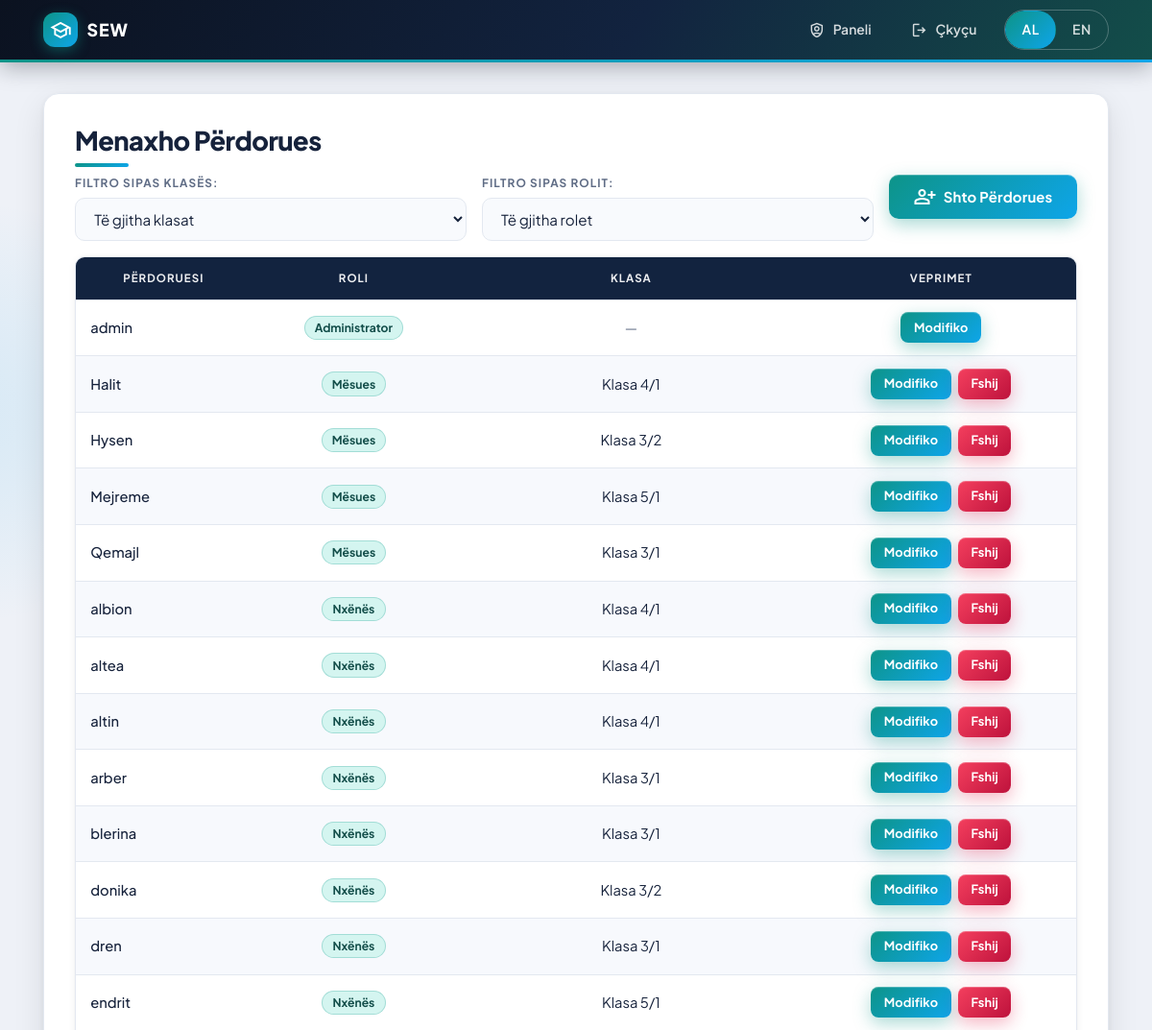
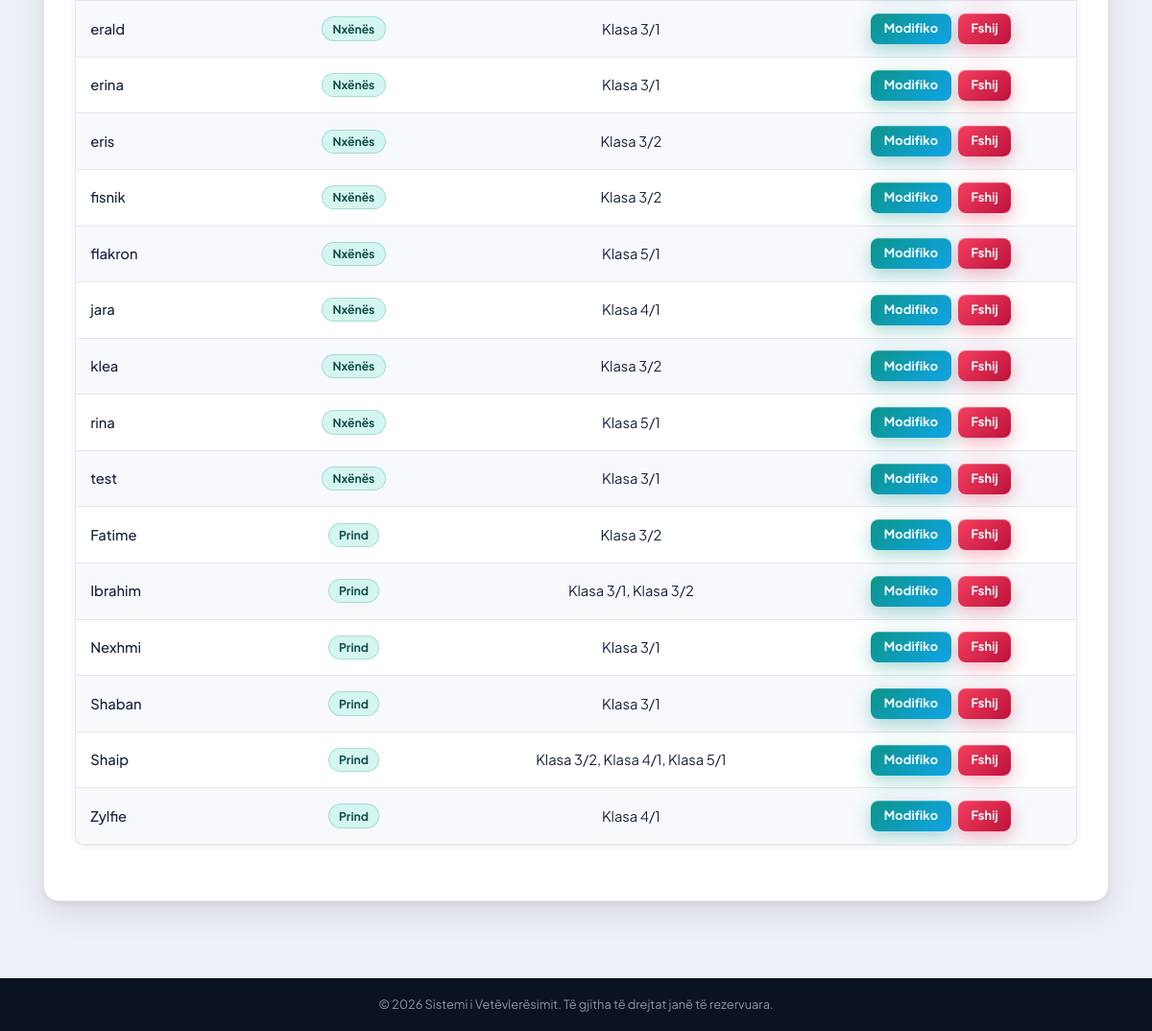
The page /manage_users.php (signed in) on the database its author committed (2 pictures, top to bottom).
### tables this page shows
CREATE TABLE `users` (
  `user_id` int(11) NOT NULL AUTO_INCREMENT,
  `username` varchar(50) NOT NULL,
  `password` varchar(255) NOT NULL,
  `role` enum('admin','teacher','student','parent') NOT NULL,
  `created_at` timestamp NOT NULL DEFAULT current_timestamp(),
  PRIMARY KEY (`user_id`),
  UNIQUE KEY `username` (`username`)
);

### includes/auth.php (called while the page is built, shortened)
<?php
require_once __DIR__ . '/lang.php';
function current_user_id(): int
{
    return (int) $_SESSION['user_id'];
}
function e($value): string
{
    return htmlspecialchars((string) $value, ENT_QUOTES, 'UTF-8');
}

### manage_users.php (the view, shortened to what this page needs)
<?php
require_once __DIR__ . '/includes/layout.php';
$roles_shqip = [
    'admin' => t('role.admin'),
    'teacher' => t('role.teacher'),
    'student' => t('role.student'),
    'parent' => t('role.parent'),
];
$sql = "SELECT u.user_id, u.username, u.role,
               GROUP_CONCAT(DISTINCT c.class_name ORDER BY c.class_name SEPARATOR ', ') AS class_names
        FROM users u
        LEFT JOIN teacher_class tc ON u.user_id = tc.teacher_id
        LEFT JOIN student_class sc ON u.user_id = sc.student_id
        LEFT JOIN parent_student ps ON u.user_id = ps.parent_id
        LEFT JOIN student_class sc2 ON ps.student_id = sc2.student_id
        LEFT JOIN classes c ON c.class_id = COALESCE(tc.class_id, sc.class_id, sc2.class_id)";
$sql .= " GROUP BY u.user_id ORDER BY FIELD(u.role, 'admin', 'teacher', 'student', 'parent'), u.username";
$stmt = $conn->prepare($sql);
$stmt->execute();
$users_result = $stmt->get_result();
?>
<div class="card">
    <h1><?= e(t('admin.users')) ?></h1>
    <form method="GET" style="flex-direction: row; flex-wrap: wrap; align-items: flex-end; gap: 1rem;">
        <div class="form-row" style="flex: 1; min-width: 160px;">
            <label for="class_id"><?= e(t('users.filter_class')) ?></label>
            <select name="class_id" id="class_id" onchange="this.form.submit()">
                <option value=""><?= e(t('users.all_classes')) ?></option>
            </select>
        </div>
        <div class="form-row" style="flex: 1; min-width: 160px;">
            <label for="role"><?= e(t('users.filter_role')) ?></label>
            <select name="role" id="role" onchange="this.form.submit()">
                <option value=""><?= e(t('users.all_roles')) ?></option>
            </select>
        </div>
        <a class="btn" href="add_users.php" style="text-decoration: none;">
            <span class="material-symbols-outlined">person_add</span> <?= e(t('users.add')) ?>
        </a>
    </form>
    <div class="table-responsive">
        <table class="admin-table">
            <thead>
                <tr>
                    <th><?= e(t('users.user')) ?></th>
                    <th><?= e(t('users.role')) ?></th>
                    <th><?= e(t('users.class')) ?></th>
                    <th><?= e(t('users.actions')) ?></th>
                </tr>
            </thead>
            <tbody>
                <?php while ($user = $users_result->fetch_assoc()): ?>
                    <tr>
                        <td style="text-align: left; font-weight: 500;"><?= e($user['username']) ?></td>
                        <td><span class="role-badge"><?= e($roles_shqip[$user['role']] ?? $user['role']) ?></span></td>
                        <td><?= $user['class_names'] !== null ? e($user['class_names']) : '<span class="muted">&mdash;</span>' ?></td>
                        <td>
                            <div class="actions-cell">
                                <a class="btn btn-small" href="edit_users.php?user_id=<?= (int) $user['user_id'] ?>" style="text-decoration: none;"><?= e(t('users.edit')) ?></a>
                                <?php if ((int) $user['user_id'] !== current_user_id()): ?>
                                    <form method="POST" onsubmit="return confirm(<?= e(json_encode(sprintf(t('users.confirm_delete'), $user['username']), JSON_UNESCAPED_UNICODE)) ?>);" style="display: inline;">
                                        <button type="submit" name="delete_user" class="btn btn-small btn-danger"><?= e(t('users.delete')) ?></button>
                                    </form>
                                <?php endif; ?>
                            </div>
                        </td>
                    </tr>
                <?php endwhile; ?>
            </tbody>
        </table>
    </div>
</div>

### rows shown on the page
users: username "admin", role "Administrator"
users: username "Halit", role "Mësues", class_names "Klasa 4/1"
users: username "Hysen", role "Mësues", class_names "Klasa 3/2"
users: username "Mejreme", role "Mësues", class_names "Klasa 5/1"
users: username "Qemajl", role "Mësues", class_names "Klasa 3/1"
users: username "albion", role "Nxënës", class_names "Klasa 4/1"
users: username "altea", role "Nxënës", class_names "Klasa 4/1"
users: username "altin", role "Nxënës", class_names "Klasa 4/1"
users: username "arber", role "Nxënës", class_names "Klasa 3/1"
users: username "blerina", role "Nxënës", class_names "Klasa 3/1"
users: username "donika", role "Nxënës", class_names "Klasa 3/2"
users: username "dren", role "Nxënës", class_names "Klasa 3/1"
users: username "endrit", role "Nxënës", class_names "Klasa 5/1"
users: username "erald", role "Nxënës", class_names "Klasa 3/1"
users: username "erina", role "Nxënës", class_names "Klasa 3/1"
users: username "eris", role "Nxënës", class_names "Klasa 3/2"
users: username "fisnik", role "Nxënës", class_names "Klasa 3/2"
users: username "flakron", role "Nxënës", class_names "Klasa 5/1"
users: username "jara", role "Nxënës", class_names "Klasa 4/1"
users: username "klea", role "Nxënës", class_names "Klasa 3/2"
users: username "rina", role "Nxënës", class_names "Klasa 5/1"
users: username "test", role "Nxënës", class_names "Klasa 3/1"
users: username "Fatime", role "Prind", class_names "Klasa 3/2"
users: username "Ibrahim", role "Prind", class_names "Klasa 3/1, Klasa 3/2"
users: username "Nexhmi", role "Prind", class_names "Klasa 3/1"
users: username "Shaban", role "Prind", class_names "Klasa 3/1"
users: username "Shaip", role "Prind", class_names "Klasa 3/2, Klasa 4/1, Klasa 5/1"
users: username "Zylfie", role "Prind", class_names "Klasa 4/1"

### other values the page prints
$item['label'] "Paneli"
$item['label'] "Çkyçu"
$label "AL"
$label "EN"
t('admin.users') "Menaxho Përdorues"
t('users.filter_class') "FILTRO SIPAS KLASËS:"
t('users.filter_role') "FILTRO SIPAS ROLIT:"
t('users.add') "Shto Përdorues"
t('users.user') "PËRDORUESI"
t('users.role') "ROLI"
t('users.class') "KLASA"
t('users.actions') "VEPRIMET"
t('footer.rights') "Sistemi i Vetëvlerësimit. Të gjitha të drejtat janë të rezervuara."
form field class_id "Të gjitha klasat"
form field role "Të gjitha rolet"
